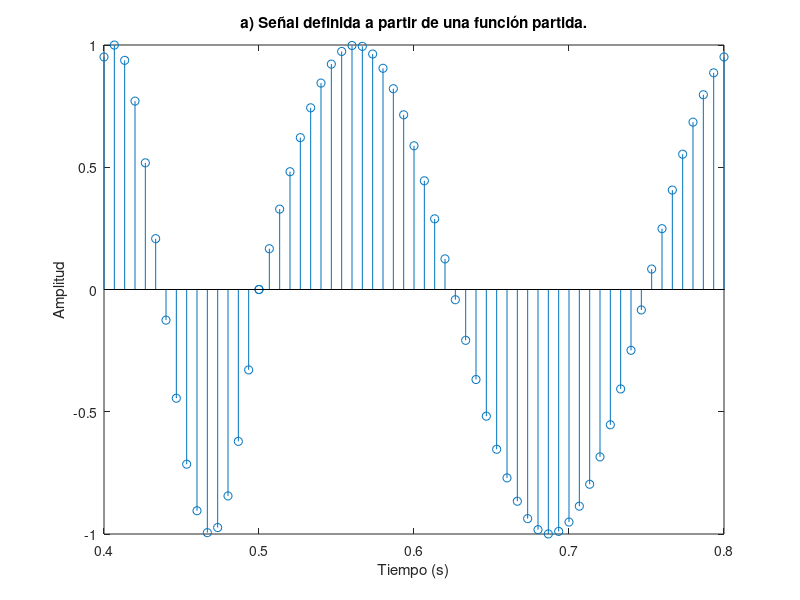
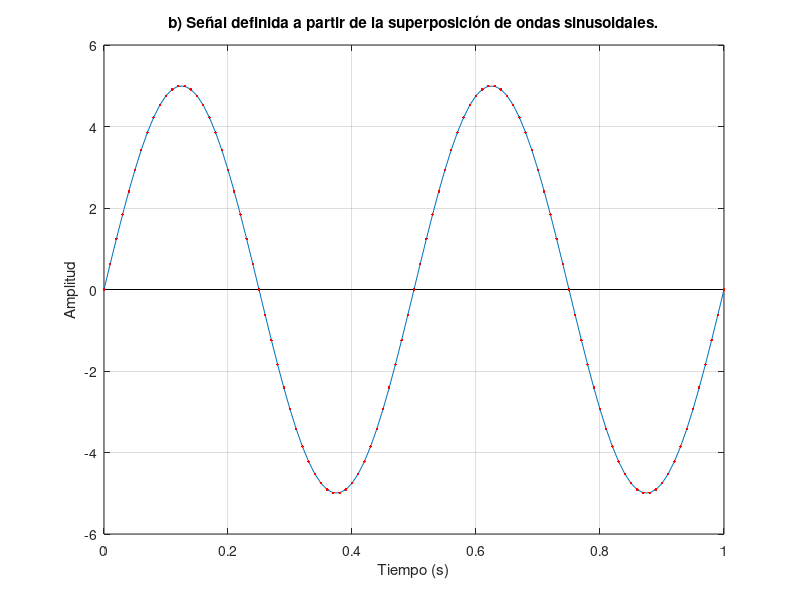
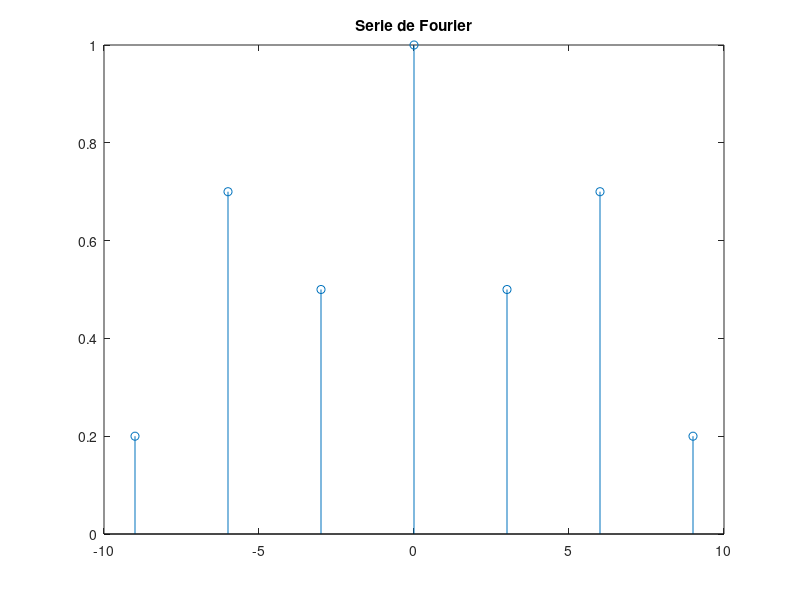
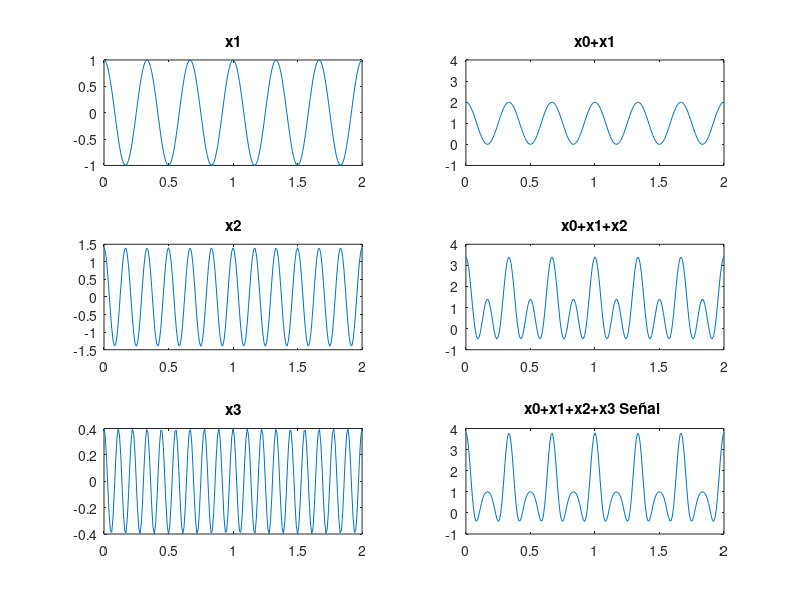

Recreate these plots in MATLAB, in order.
clc
clear all
close all

%% Ejercicio a)

fs= 150;    %definimos la frecuencia de muestreo.
Ts= 1/fs;   %tiempo de muestreo.
t1= 0.4:Ts:0.5; %variable de tiempo para el primer intervalo.
t2= 0.5:Ts:0.8; %variable de tiempo para el segundo intervalo.
% Cambiando los valores de inicio y final de cada intervalo, se controla
% cómo se grafican.

f1=8; %frecuencia 1
f2=4; %frecuencia 2

y1= sin(2*pi()*f1*t1); % muestreo del primer intervalo.
y2= sin(2*pi()*f2*t2); % muestreo del segundo intervalo.
Y= [y1,y2];
T= [t1,t2];

figure;
stem(T,Y) %resultado del muestreo.
xlabel('Tiempo (s)');
ylabel('Amplitud');
title('a) Señal definida a partir de una función partida.');

%% Ejercicio b)

% Inicializamos los parámetros.
A1 = 5;               % Amplitud de la primera señal.
A2 = 2;               % Amplitud de la segunda señal.
f1 = 2;               % Frecuencia 1.
f2 = 50;              % Frecuencia 2.
fs = 100;             % Frecuencia de muestreo
t = 0:1/fs:1;         % Intervalo de tiempo.

% Superposición de ondas.
S = A1 * sin(2 * pi * f1 * t) + A2 * sin(2 * pi * f2 * t);

% Graficamos la señal.
figure();
plot(t, S);
xlabel('Tiempo (s)');
ylabel('Amplitud');
title('b) Señal definida a partir de la superposición de ondas sinusoidales.');
grid on;

hold on;
xLimits = xlim;
plot(xLimits, [0 0], 'k-'); 
plot(t, S, 'r.');
hold off;

%% Ejercicio c)
f0=3; % frecuencia fundamental = 3Hz
f=[-3, -2, -1, 0, 1, 2, 3]*f0; %vector de frecuencias de mi señal
X=[0.2, 0.7, 0.5, 1, 0.5, 0.7, 0.2]; %coeficientes de la Serie de fourier correspondientes a cada frecuencia
figure();
stem(f,X), title('Serie de Fourier'); %graficamos la serie de fourier discreta

fs = 100; %definimos la frecuencia de muestreo.
Ts=1/fs;  %tiempo de muestreo.
t=0:Ts:2; %variable de tiempo

%Como la transformada de Fourier de un coseno es 1/2*[δ(f-f0)+δ(f+f0)],
%hay que agregar por fuera de cada parte de mi señal que sea un coseno, un 2*
%para corregir ese 1/2 que se "agrega" al ser transformado, y que el valor
%de los coeficientes para cada frecuencia no sea la mitad del que debería.
%Además es necesario agregarle multiplicando también el valor que uno quisiera
%que tenga el coeficiente de Fourier para ese coseno.

%Visto de otra forma un poco más clara, si el coseno es escrito como forma exponencial compleja:
%cos(2*pi*f0*t) = 1/2*e^(j*2*pi*f0*t) + 1/2*e^(-j*2*pi*f0*t)
%a simple vista se puede ver que es igual su desarrollo en serie de
%Fourier, y que f0 y -f0 tienen los dos un coeficiente de 1/2. Si a esto se lo
%multiplica por 2 y por el coeficiente que yo quiero, en este caso 0.7 por
%ejemplo: 2*0.7*cos(2*pi*f0*t) = 2*0.7*(1/2*e^(j*2*pi*f0*t) + 1/2*e^(-j*2*pi*f0*t))
%entonces: 2*0.7*cos(2*pi*f0*t) = 0.7*e^(j*2*pi*f0*t) + 0.7*e^(-j*2*pi*f0*t))
%la frecuencia queda con coeficiente 0.7, que es lo que se quería obtener.

%definimos los distintos "componentes" de la señal para después sumarlos
x0=X(4); %el DC offset, frecuenceia = 0, correspond a una corriente continua
x1=2*X(5)*cos(2*pi*f(5)*t); %componente con la frecuencia fundamental
x2=2*X(6)*cos(2*pi*f(6)*t); %componente con el primer armónico
x3=2*X(7)*cos(2*pi*f(7)*t); %componente con el segundo armónico

%graficamos los componentes de la señal, y se muestra la suma paso a paso
figure();
subplot(3,2,1)
    plot(t,x1),title('x1');
subplot(3,2,3)
    plot(t,x2),title('x2');
subplot(3,2,5)
    plot(t,x3),title('x3');
    subplot(3,2,2)
    plot(t,x0+x1),title('x0+x1'),axis([0 2 -1 4]);
subplot(3,2,4)
    plot(t,x0+x1+x2),title('x0+x1+x2'),axis([0 2 -1 4]);
subplot(3,2,6)
    plot(t,x0+x1+x2+x3),title('x0+x1+x2+x3 Señal '),axis([0 2 -1 4]);